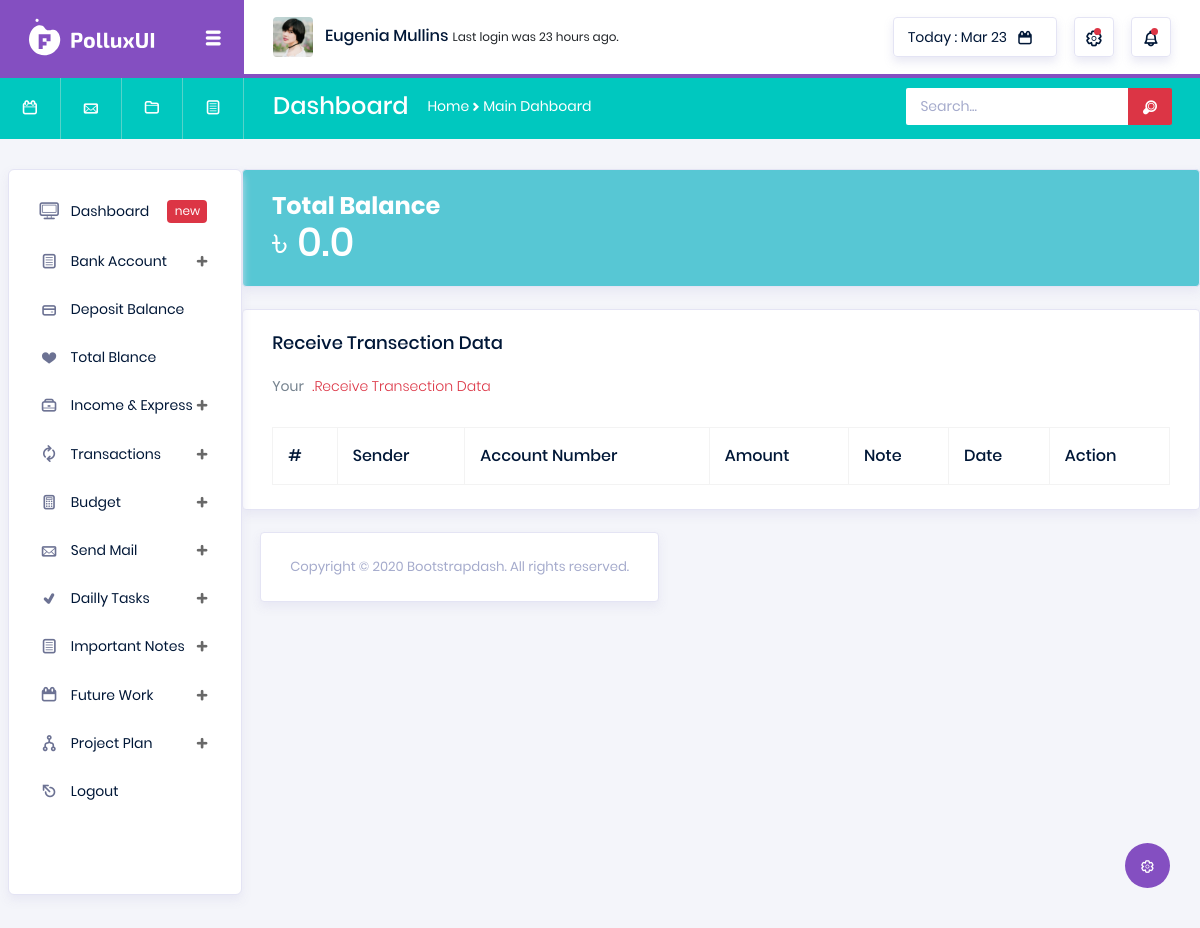
The app's page /total-blance/ (signed in), older data.
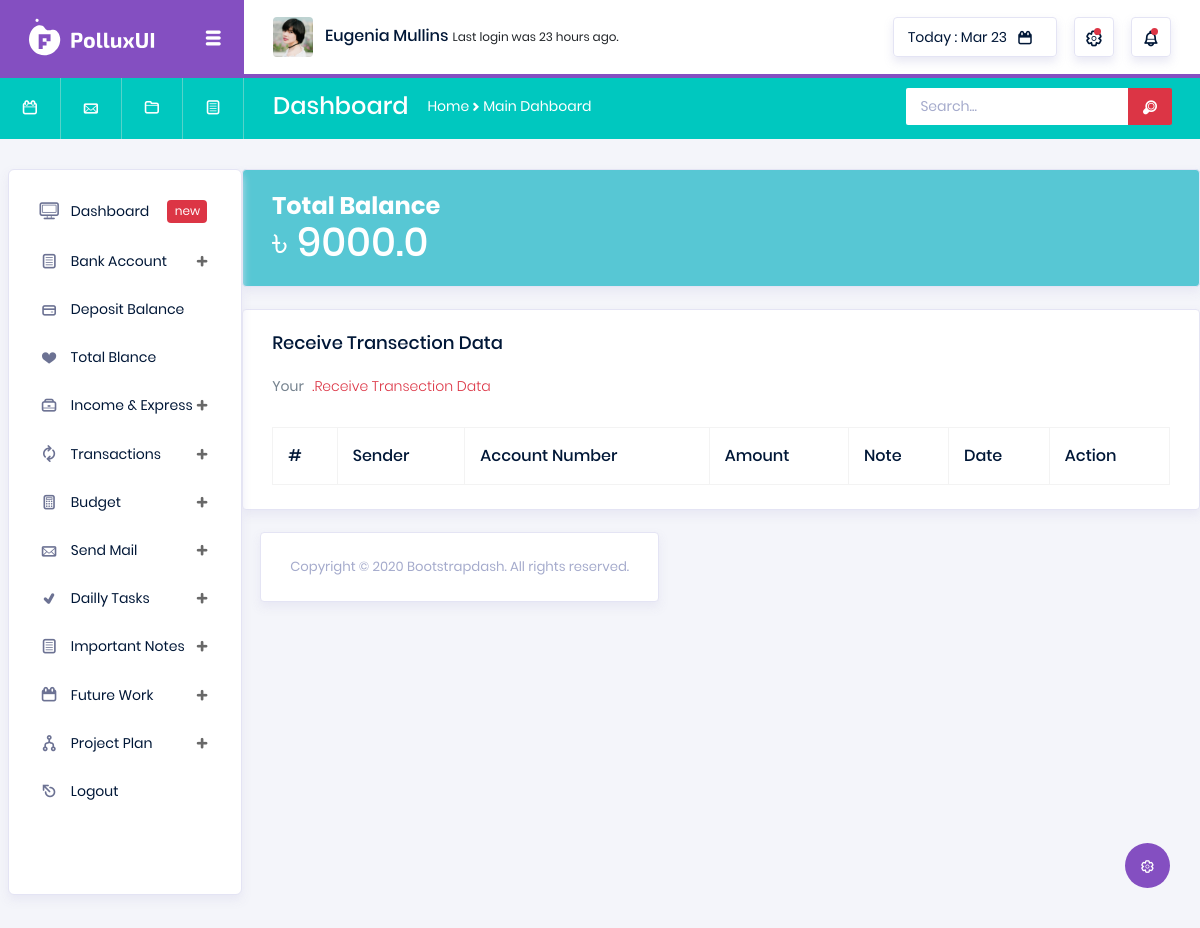
The same page, newer data.
### transactions/models.py (models this page shows, shortened)
class TotalBalance(models.Model):
    user = models.OneToOneField(User, on_delete=models.CASCADE)
    balance = models.FloatField(default=0.00)

### transactions/views.py (the view)
# urls.py: path('total-blance/', views.TotalBlance, name='total_blance'),
@login_required
def TotalBlance(request):
    total_plance = TotalBalance.objects.get(user=request.user)
    account_number = request.user.user_profile.account_number
    receiver_transection_data = Transaction.objects.filter(Q(receive_user=request.user) & Q(account_number=account_number))
    return render(request, 'transaction/total_plance.html', context={'total_plance':total_plance, 'receiver_transection_data':receiver_transection_data})

### templates/transaction/total_plance.html (shortened to what this page needs)
{% extends 'base.html' %}
{% load static %}
{% block body %}
<div class="row">
  <div class="col-md-12 grid-margin stretch-card">
    <div class="card text-white" style="background-color: #57c7d4;">
      <div class="card-body d-flex justify-content-between align-items-center">
        <div>
          <h4 class="font-weight-bold mb-1">Total Balance</h4>
          <h2 class="mb-0">৳ {{ total_plance.balance }}</h2>
        </div>
      </div>
    </div>
  </div>
  <div class="col-lg-12 grid-margin stretch-card">
    <div class="card">
      <div class="card-body">
        <h4 class="card-title">Receive Transection Data</h4>
        <p class="card-description">
          Your <code>.Receive Transection Data</code>
        </p>
        <div class="table-responsive pt-3">
          <table class="table table-bordered">
            <thead>
              <tr>
                <th>
                  #
                </th>
                <th>
                  Sender
                </th>
                <th>
                  Account Number
                </th>
                <th>
                  Amount
                </th>
                <th>
                  Note
                </th>
                <th>
                  Date
                </th>
                <th>
                  Action
                </th>
              </tr>
            </thead>
          </table>
        </div>
      </div>
    </div>
  </div>
{% endblock %}

Row changes from the older to the newer data that the page shows:
changed TotalBalance: balance "0.0" → "9000.0"
